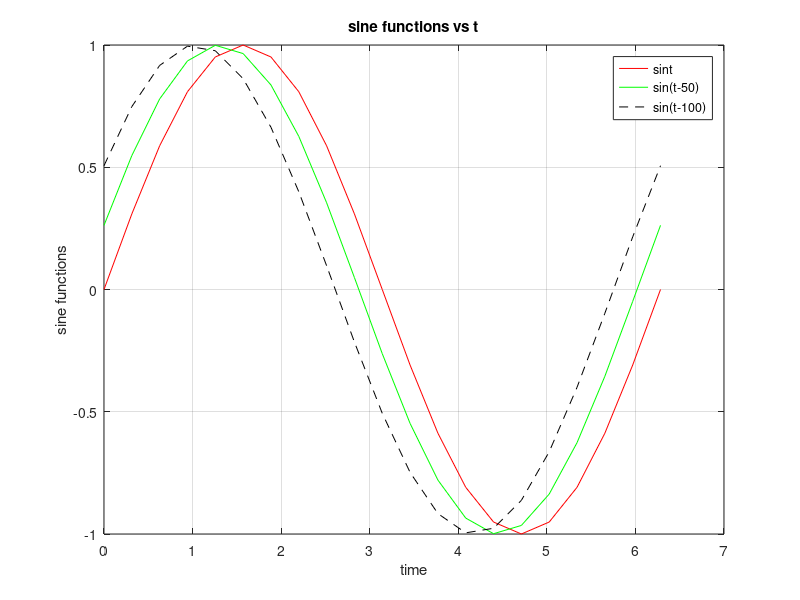

This figure's MATLAB source:
%%Name Surname: Serkan Burak Örs
%Istanbul Technical University
%Aeronautics and Astronautics Faculty - Astronautical Engineering
%E-mail: orss19@itu.edu.tr
%BIL 113E - Summer 2020 - CRN:30156
%Instructor: Dr. Mustafa Resa Becan
%Week 3 - Date: 26/08/2020
%%
t=0:pi/10:2*pi;
y1=sin(t);
y2=sin(t-50);
y3=sin(t-100);
plot(t,y1,'r',t,y2,'g-',t,y3,'k--')
grid
xlabel('time')
ylabel('sine functions')
title('sine functions vs t')
legend('sint','sin(t-50)','sin(t-100)')
